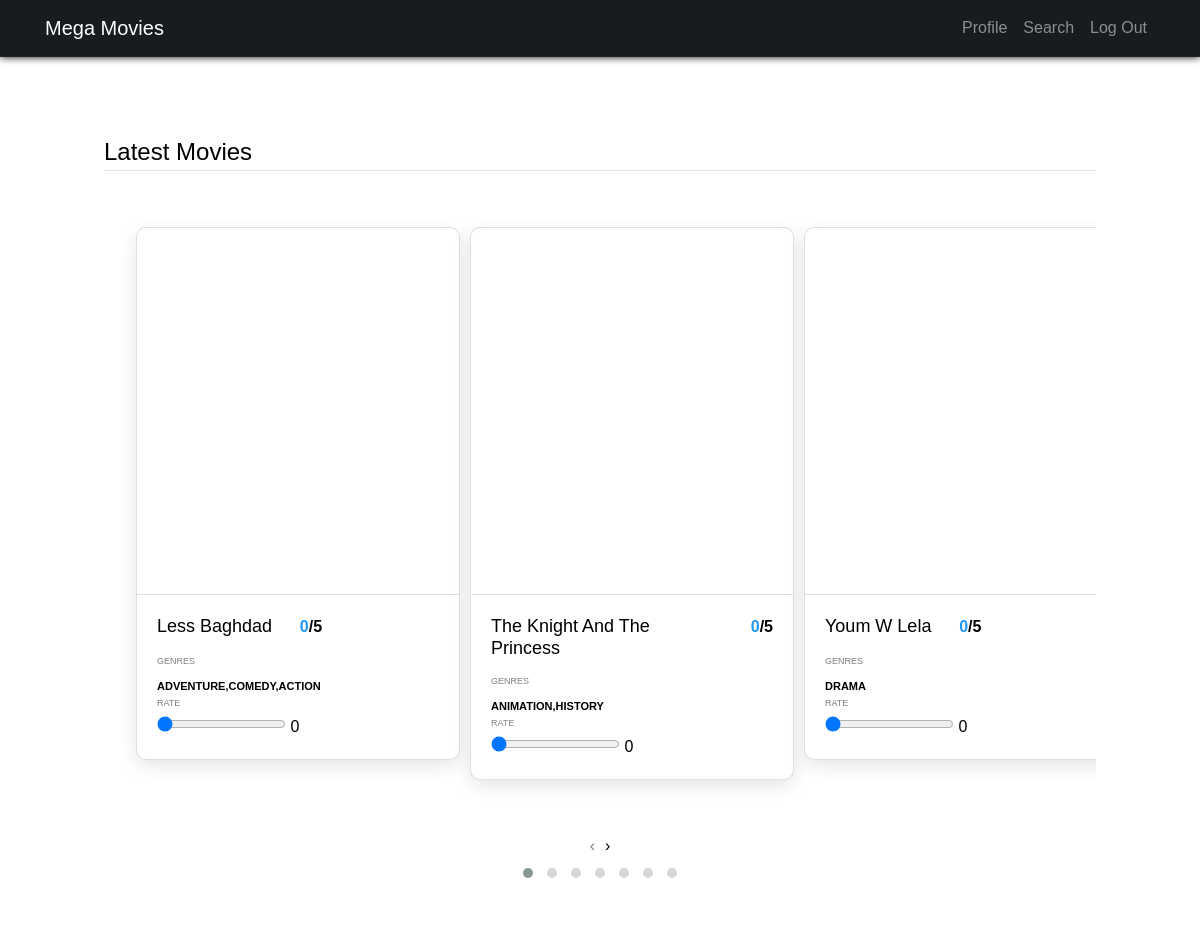
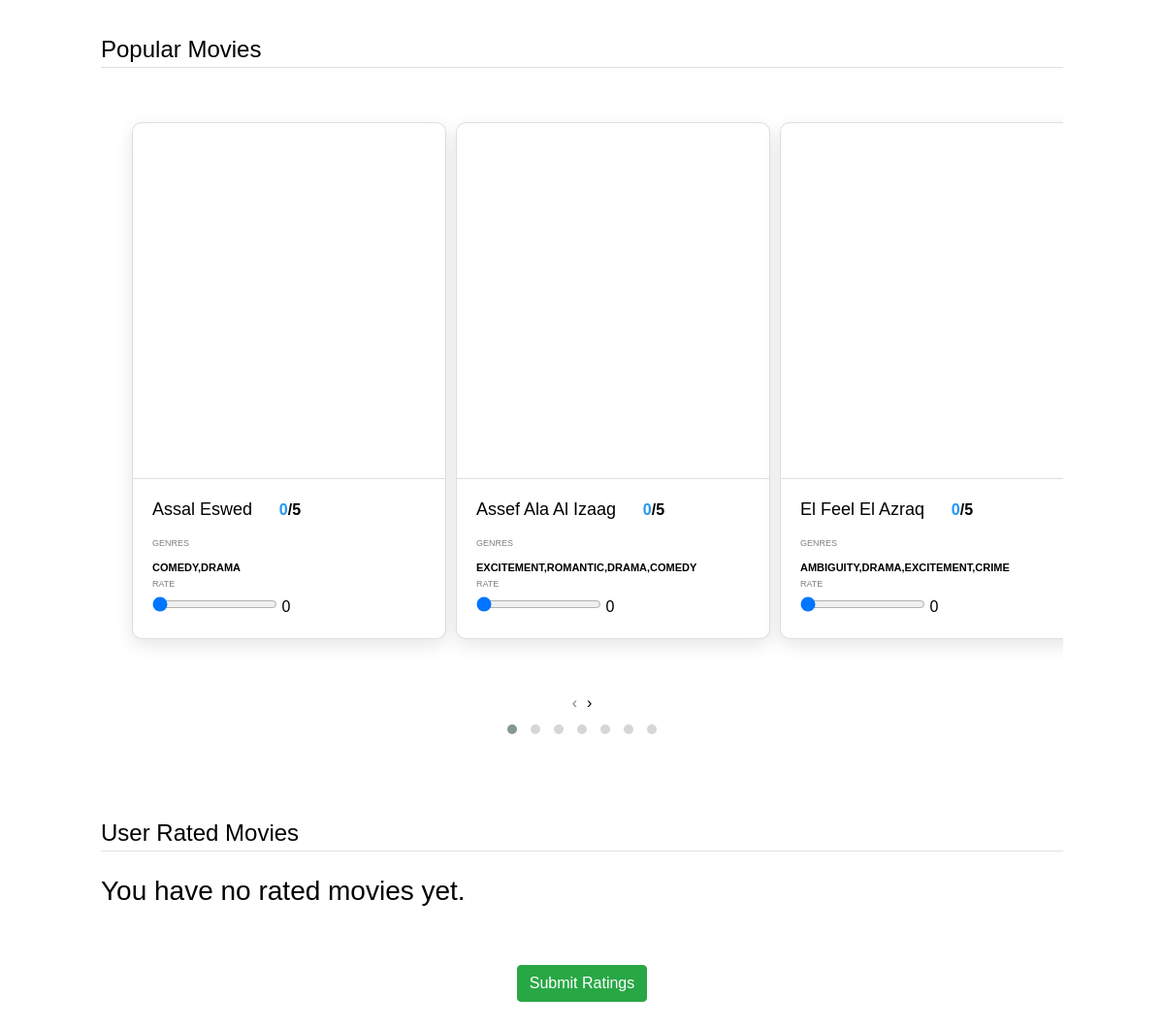
The app's page / (signed in) with its own data (2 pictures, top to bottom).
### movies/models.py (models this page shows, shortened)
class Movie(models.Model):
	name_eg = models.CharField(max_length=100,blank=True)
	name_ar = models.CharField(max_length=100,blank=True)
	actors_name_eg = models.CharField(max_length=100,blank=True)
	actors_name_ar = models.CharField(max_length=100,blank=True)
	genres_name_eg = models.CharField(max_length=100,blank=True)
	genres_name_ar = models.CharField(max_length=100,blank=True)
	poster_url = models.URLField(blank=True)
	final_rating = models.FloatField(default=0,validators=[MinValueValidator(0), MaxValueValidator(5)])

### movies/views.py (the view)
# urls.py: 2. Add a URL to urlpatterns:  path('', views.home, name='home')
@login_required
def home(request):
    current_user = request.user
    user_ratings = current_user.user_rating_set.all()
    user_rated_movies = [rating.movie for rating in user_ratings]
    if request.method == 'POST':
        for movie in user_rated_movies:
            if movie.name_eg in request.POST:
                User_Rating.objects.get(user=current_user, movie=movie).delete()
        for data in request.POST:
            if data == "csrfmiddlewaretoken":
                continue
            if request.POST.get(data) == '0': # An un-rated movie
                continue
            movie = Movie.objects.get(name_eg=data)
            rating = User_Rating(user=current_user, movie=movie, rating=float(request.POST.get(data)))
            rating.save()
        messages.success(request, 'Your ratings have been saved!')
        return redirect('home')
    else:
        movies_info = MovieInfo.objects.all().order_by('-date')[:20]
        l_m = [info.movie for info in movies_info]
        p_m = list(Movie.objects.all().order_by('-final_rating')[:20])
        latest_movies = []
        popular_movies = []
        for movie in l_m:
            if movie not in user_rated_movies:
                latest_movies.insert(len(latest_movies), movie)
        for movie in p_m:
            if (movie not in user_rated_movies) and (movie not in latest_movies):
                popular_movies.insert(len(popular_movies), movie)
        context = {
            'user_ratings': user_ratings,
            'latest_movies': latest_movies,
            'popular_movies': popular_movies
        }
        return render(request, 'movies/home.html', context)

### movies/templates/movies/home.html (shortened to what this page needs)
{% extends 'base.html' %}
{% block head %}
    <link rel="stylesheet" href="https://cdnjs.cloudflare.com/ajax/libs/OwlCarousel2/2.3.4/assets/owl.carousel.min.css" />
    <link rel="stylesheet" href="https://cdnjs.cloudflare.com/ajax/libs/OwlCarousel2/2.3.4/assets/owl.theme.default.css" />
{% endblock %}
{% block content %}
    <div class="container-fluid">
        <form method="POST">
            <div class = "content-section ratings" >
                <legend class="border-bottom mb-4">Latest Movies</legend>
                     <div class="owl-carousel owl-theme">
                        {% for latest_movie in latest_movies %}
                            <div class="item">
                                <div class="card">
                                    <div class="card-header" style="background: url({{ latest_movie.poster_url }}); background-size: cover;">
                                    </div>
                                    <div class="card-body">
                                        <h5 class="card-title">{{latest_movie.name_eg }}</h5>
                                        <div class="star-ratings"><span class="rating-value">-</span>/5</div>
                                        <div class="card-movie-info">
                                            <div class="movie-genres">
                                                <label>Genres</label>
                                                <span>{{ latest_movie.genres_name_eg }}</span>
                                                <label>Rate</label>
                                                <fieldset>
                                                    <input type="range" class="range_star" name="{{ latest_movie.name_eg }}" min="0" max="5" step="0.5" value="0">
                                                    <output class="textInput"></output>
                                                </fieldset>
                                            </div>
                                        </div>
                                    </div>
                                </div>
                            </div>
                        {% endfor %}
                    </div>
            </div>
            <div class = "content-section ratings" >
                <legend class="border-bottom mb-4">Popular Movies</legend>
                    <div class="owl-carousel owl-theme">
                        {% for popular_movie in popular_movies %}
                            <div class="item">
                                <div class="card">
                                    <div class="card-header" style="background: url({{ popular_movie.poster_url }}); background-size: cover;">
                                    </div>
                                    <div class="card-body">
                                        <h5 class="card-title">{{popular_movie.name_eg }}</h5>
                                        <div class="star-ratings"><span class="rating-value">-</span>/5</div>
                                        <div class="card-movie-info">
                                            <div class="movie-genres">
                                                <label>Genres</label>
                                                <span>{{ popular_movie.genres_name_eg }}</span>
                                                <label>Rate</label>
                                                <fieldset>
                                                    <input type="range" class="range_star" name="{{ popular_movie.name_eg }}" min="0" max="5" step="0.5" value="0">
                                                    <output class="textInput"></output>
                                                </fieldset>
                                            </div>
                                        </div>
                                    </div>
                                </div>
                            </div>
                        {% endfor %}
                    </div>
            </div>
            <div class = "content-section ratings" >
                <legend class="border-bottom mb-4">User Rated Movies</legend>
                {% if user_ratings|length == 0 %}
                    <h3 class="no-rating">You have no rated movies yet.</h3>
                {% endif %}
            </div>
            <div class="btn-rating">
                <button type="submit" class="btn btn-success updateRate" value ="Rate">Submit Ratings</button>
            </div>
        </form>
    </div>
{% endblock %}

### users/templates/base.html (shortened to what this page needs)
{% load static %}
<!DOCTYPE html>
<html lang="en">
<head>
    <link rel="stylesheet" href="https://maxcdn.bootstrapcdn.com/bootstrap/4.0.0/css/bootstrap.min.css">
    <link rel="stylesheet" href="https://use.fontawesome.com/releases/v5.6.1/css/all.css">
    <link rel="stylesheet" type="text/css" href="{% static 'users/style.css' %}">
    {% block head  %}{% endblock %}
</head>
<body class="m-5">
    <header class="site-header">
        <nav class="navbar navbar-dark navbar-expand-lg fixed-top navbar-custom">
            <div class="container"><a class="navbar-brand" href="{% url 'home' %}">Mega Movies</a><button data-toggle="collapse" class="navbar-toggler" data-target="#navbarResponsive"></button>
                <div class="collapse navbar-collapse" id="navbarResponsive">
                    <ul class="nav navbar-nav ml-auto">
                        <li class="nav-item"><a class="nav-link" href="{% url 'profile' %}">Profile</a></li>
                        <li class="nav-item"><a class="nav-link" href="{% url 'search' %}">Search</a></li>
                        <li class="nav-item"><a class="nav-link" href="{% url 'logout' %}">Log Out</a></li>
                    </ul>
                </div>
            </div>
        </nav>
    </header>
    {% block content %}{% endblock %}
</body>
</html>

### users/static/users/style.css (style rules this page uses)
body { font-family: 'Poppins', sans-serif; background: white; }
.content-section { color: black; padding: 30px 40px; border: 1px solid transparent; border-radius: 3px; }
.ratings { margin-top: 0; }
nav { background: rgb(24, 28, 32); border-bottom: 1px solid rgb(30, 36, 41); box-shadow: #000 0px 0px 8px 0px; margin-bottom: 20px; }
.btn-rating { margin: 20px; text-align: center; }
.card { background: #ffffff; box-shadow: 0px 6px 18px rgba(0, 0, 0, 0.1); width: 100%; max-width: 372px; margin: 2em; border-radius: 10px; display: inline-block; -webkit-transition: 300ms; transition: 300ms; }
.card-header { padding: 0; margin: 0; height: 367px; width: 100%; display: block; border-top-left-radius: 10px; border-top-right-radius: 10px; }
.card-movie-info { display: table; width: 100%; }
.card-title { font-size: 18px; margin: 0; display: table-cell; text-transform: capitalize; }
.star-ratings { width: 50px; height: 15px; background-size: contain; display: table-cell; text-align: right; position: relative; margin-top: 5px; font-weight: 600; }
.star-ratings span { color: #2196F3; }
.card-movie-info { margin-top: 1em; }
.movie-genres { display: table-cell; text-transform: uppercase; text-align: center; }
.movie-genres { text-align: left; }
.movie-genres label { display: block; color: rgba(0, 0, 0, 0.5); margin-bottom: .5em; font-size: 9px; }
.movie-genres span { font-weight: 700; font-size: 11px; }

### movies/templates/movies/home.html (style rules this page uses)
body { padding:55px 0; }
.ratings { margin-bottom:10px; }

### records on screen
Movie: name_eg "Less Baghdad", genres_name_eg "ADVENTURE,COMEDY,ACTION"
Movie: name_eg "The Knight And The Princess", genres_name_eg "ANIMATION,HISTORY"
Movie: name_eg "Youm W Lela", genres_name_eg "DRAMA"
Movie: name_eg "Assal Eswed", genres_name_eg "COMEDY,DRAMA"
Movie: name_eg "Assef Ala Al Izaag", genres_name_eg "EXCITEMENT,ROMANTIC,DRAMA,COMEDY"
Movie: name_eg "El Feel El Azraq", genres_name_eg "AMBIGUITY,DRAMA,EXCITEMENT,CRIME"
